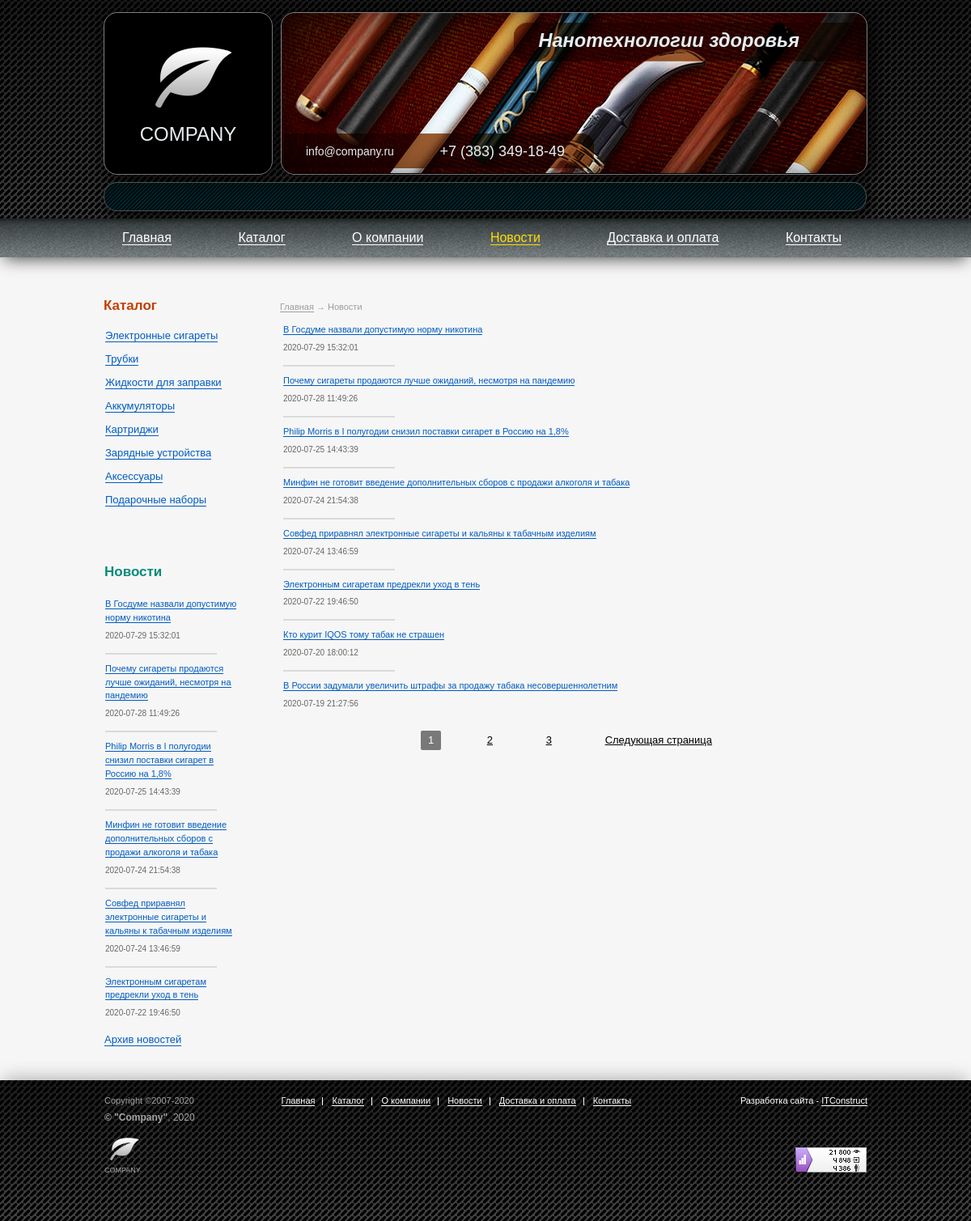
Page /news.php on the committed database.
### tables this page shows
CREATE TABLE `news` (
  `id` int(10) unsigned NOT NULL AUTO_INCREMENT,
  `header` varchar(255) NOT NULL,
  `date` datetime NOT NULL,
  `announcement` text DEFAULT NULL,
  `description` text DEFAULT NULL,
  PRIMARY KEY (`id`)
);

CREATE TABLE `categories` (
  `id` int(10) unsigned NOT NULL AUTO_INCREMENT,
  `name` varchar(255) NOT NULL,
  `image` varchar(255) DEFAULT NULL,
  PRIMARY KEY (`id`),
  UNIQUE KEY `name` (`name`)
);

### application/models/news.php (called while the page is built, shortened)
<?php
global $conn;
global $params;
$news = [];
$news_aside = [];
$sql = "SELECT id, header, date FROM news ORDER BY date DESC";
if (!$conn->connect_error) {
    if (isset($_GET['page'])) {
        $current_page = $_GET['page'];
        if ($current_page > 0) {
            $sql = $sql . " LIMIT " . ($current_page - 1) * $params['news_on_page'] .
                ", " . $params['news_on_page'];
        }
        else {
            $current_page = 1;
            $sql = $sql . " LIMIT 0, " . $params['news_on_page'];
        }
    }
    else {
        $current_page = 1;
        $sql = $sql . " LIMIT 0, " . $params['news_on_page'];
    }
    $result = $conn->query($sql);
    while ($row = $result->fetch_assoc()) {
        $news[] = array(
            'id' => $row['id'],
            'header' => $row['header'],
            'date' => $row['date']
        );
    }
    $sql_no_limit = str_replace(stristr($sql, 'LIMIT'), '', $sql);
    $all_pages_result = $conn->query($sql_no_limit);
    $num_rows = $all_pages_result->num_rows;
    $number_of_pages = ceil($num_rows / $params['news_on_page']);
    $news_result = $conn->query("SELECT id, header, date FROM news ORDER BY date DESC");
    while ($row = $news_result->fetch_assoc()) {
        $news_aside[] = array(
            'id' => $row['id'],
            'header' => $row['header'],
            'date' => $row['date']
        );
    }
    $result = $conn->query("SELECT * FROM categories");
    while ($row = $result->fetch_assoc()) {
        $categories[] = array(
            'id' => $row['id'],
            'name' => $row['name'],
            'image' => $row['image']
        );
    }
}
require_once 'application/views/news.php';

### news.php (called while the page is built, shortened)
<?php
require_once 'includes/lib.php';
require_once 'application/models/news.php';

### includes/config.php (called while the page is built)
<?php
$params = [
    'servername' => 'localhost',
    'username' => 'root',
    'password' => 'admin',
    'database' => 'company',
    'port' => '3306',
    'products_on_page' => 12,
    'news_on_side' => 6,
    'news_on_page' => 8
];

### application/views/news.php (the view, shortened to what this page needs)
<?php
global $news;
global $news_aside;
global $params;
global $number_of_pages;
global $current_page;
?>
<!DOCTYPE html>
<html lang="ru">
<head>
    <link rel="stylesheet" href="includes/css/stylesheet.css">
</head>
<body>
<?php
include 'includes/template_header.php'
?>
<div class="content">
    <div class="wrapper content__wrapper">
        <main class="inside-content">
            <nav class="bread-crumbs-container">
                <ul class="bread-crumbs">
                    <li class="bread-crumb"><a class="bread-crumb__link" href="index.php">Главная</a></li>
                    <li class="bread-crumb bread-crumb_current">Новости</li>
                </ul>
            </nav>
            <ul class="news-list">
                <?php
                for ($i = 0; $i < sizeof($news); $i++) {
                    echo '<li class="news-item">
                        <a class="news-item__link" href="news-detail.php?id=' . $news[$i]['id'] . '">
                            ' . $news[$i]['header'] . '
                        </a>
                        <span class="news-item__date">' . $news[$i]['date'] . '</span>
                    </li>';
                }
                ?>
            </ul>
            <ul class="paginator catalog-page__paginator">
                <?php
                for ($i = 0; $i < $number_of_pages; $i++) {
                    $practical_page = $i + 1;
                    if ($practical_page != $current_page) {
                        echo '<li class="paginator__elem"><a href="news.php?page=' . $practical_page . '" class="paginator__link">' . $practical_page . '</a></li>';
                    } else {
                        echo '<li class="paginator__elem paginator__elem_current"><a href="news.php" class="paginator__link">' . $practical_page . '</a></li>';
                    }
                }
                ?>
                <li class="paginator__elem paginator__elem_next"><a
                            href="news.php?page=<?php
                    if ($current_page < $number_of_pages) {
                        echo ++$current_page;
                    } else {
                        echo $current_page;
                    }
                    ?>" class="paginator__link">Следующая
                        страница</a></li>
            </ul>
        </main>
        <div class="sidebar">
            <section class="catalog">
                <h2 class="sidebar__headline">Каталог</h2>
                <ul class="catalog-list">
                    <?php
                    for ($i = 0; $i < sizeof($categories); $i++) {
                        echo '<li class="catalog-list__item"><a class="catalog-list__link" href="catalog.php?id=' . $categories[$i]['id'] . '">' . $categories[$i]['name'] . '</a></li>';
                    }
                    ?>
                </ul>
            </section>
            <section class="news">
                <h2 class="sidebar__headline news__headline">Новости</h2>
                <ul class="news-list">
                    <?php
                    for ($i = 0; $i < $params['news_on_side']; $i++) {
                        echo '<li class="news-item">
                        <a class="news-item__link" href="news-detail.php?id=' . $news_aside[$i]['id'] . '">
                            ' . $news_aside[$i]['header'] . '
                        </a>
                        <span class="news-item__date">' . $news_aside[$i]['date'] . '</span>
                    </li>';
                    }
                    ?>
                </ul>
                <span class="archive"><a class="archive__link" href="news.php">Архив новостей</a></span>
            </section>
        </div>
    </div>
</div>
<?php
include 'includes/template_footer.php'
?>
</body>
</html>

### includes/css/stylesheet.css (style rules this page uses)
html, body, div, span, applet, object, iframe, h1, h2, h3, h4, h5, h6, p, blockquote, pre, a, abbr, acronym, address, big, cite, code, del, dfn, em, img, ins, kbd, q, s, samp, small, strike, strong, sub, sup, tt, var, b, u, i, center, dl, dt, dd, ol, ul, li, fieldset, form, label, legend, table, caption, tbody, tfoot, thead, tr, th, td, article, aside, canvas, details, embed, figure, figcaption, footer, header, hgroup, menu, nav, output, ruby, section, summary, time, mark, audio, video { margin: 0; padding: 0; border: 0; font-size: 100%; font: inherit; vertical-align: baseline; }
article, aside, details, figcaption, figure, footer, header, hgroup, menu, nav, section { display: block; }
body { line-height: 1; }
ol, ul { list-style: none; }
html, body, h3 { font-family: "Arial", "Tahoma", "Geneva", sans-serif; width: 100%; }
h2 { color: #000; font-size: 13px; font-weight: bold; line-height: 18px; margin: 18px 0; font-weight: bold; }
p, ul, ol { font-size: 13px; line-height: 18px; margin: 18px 0; }
ul, li { list-style: none; margin: 0; padding: 0; }
a { text-decoration: none; border-bottom: 1px solid #fff; }
body { min-width: 1000px; }
.wrapper { width: 944px; }
.inside-content { padding: 3px 0 0 0; align-self: flex-end; width: 724px; float: right; }
.content { align-items: center; background: #f6f6f6; display: flex; flex-direction: column; padding: 50px 0 0; }
.sidebar { float: left; width: 176px; margin-bottom: 43px; }
.catalog { margin-bottom: 73px; }
.sidebar__headline { color: #c24000; font-size: 17px; line-height: 20.4px; margin: 0 0 21px; }
.catalog-list { margin: 0 0 0 2px; }
.catalog-list__item { line-height: 12px; margin-bottom: 17px; }
.catalog-list__link { border-bottom: 1px solid #005bc1; color: #005bc1; font-size: 13px; text-decoration: none; }
.news { width: 165px; }
.news__headline { color: #058b7a; margin: 0 0 20px 1px; }
.news-list { margin: 0; }
.news-item__link { font-size: 13px; line-height: 15.6px; border-bottom: 1px solid #005bc1; }
.archive { display: block; margin-left: 1px; margin-top: -8px; }
.archive__link { font-size: 13px; color: #005bc1; border-bottom: 1px solid #005bc1; }
.news-item { line-height: 16.9px; margin-bottom: 27px; margin-left: 2px; }
.news-item__link { color: #005bc1; font-size: 11px; }
.news-item__date { color: #666; display: block; font-size: 10px; line-height: 10px; margin-top: 9px; position: relative; }
.news-item__date::after { border: 1px solid #dadada; bottom: -18px; content: ""; height: 0; left: 0; position: absolute; width: 136px; }
.news-item:last-child .news-item__date::after { border: none; }
.bread-crumbs-container { display: block; margin: -1px 0px 11px -2px; }
.bread-crumbs { display: inline; color: #9d9d9d; font-size: 11px; }
.bread-crumb { display: inline; position: relative; margin-right: 14px; }
.bread-crumb::after { content: "→"; position: absolute; top: -3px; left: -14px; }
.bread-crumb:last-child { margin-right: 0; }
.bread-crumb:first-child::after { content: ""; }
.bread-crumb__link { color: inherit; border-bottom: 1px solid #9d9d9d; }
.paginator { display: flex; justify-content: space-between; width: 360px; margin: 0 auto; }
.catalog-page__paginator { margin: 0 26.2% 62px 172px; padding-top: 1px; }
.paginator__elem { align-items: center; color: #000; display: flex; font-size: 13px; height: 24px; justify-content: space-around; width: 25px; }
.paginator__elem_current { background: #797979; border-radius: 2px; }
.paginator__elem_current .paginator__link { text-decoration: none; border: none; color: #fff; }
.paginator__link { color: inherit; text-decoration: underline; }
.paginator__elem_next { margin-left: 9px; width: auto; }

### rows in the picture
news: header "В Госдуме назвали допустимую норму никотина", date "2020-07-29 15:32:01"
news: header "Почему сигареты продаются лучше ожиданий, несмотря на пандемию", date "2020-07-28 11:49:26"
news: header "Philip Morris в I полугодии снизил поставки сигарет в Россию на 1,8%", date "2020-07-25 14:43:39"
news: header "Минфин не готовит введение дополнительных сборов с продажи алкоголя и табака", date "2020-07-24 21:54:38"
news: header "Совфед приравнял электронные сигареты и кальяны к табачным изделиям", date "2020-07-24 13:46:59"
news: header "Электронным сигаретам предрекли уход в тень", date "2020-07-22 19:46:50"
news: header "Кто курит IQOS тому табак не страшен", date "2020-07-20 18:00:12"
news: header "В России задумали увеличить штрафы за продажу табака несовершеннолетним", date "2020-07-19 21:27:56"
categories: name "Электронные сигареты"
categories: name "Трубки"
categories: name "Жидкости для заправки"
categories: name "Аккумуляторы"
categories: name "Картриджи"
categories: name "Зарядные устройства"
categories: name "Аксессуары"
categories: name "Подарочные наборы"

### other values in the picture
$practical_page "1"
$practical_page "2"
$practical_page "3"
